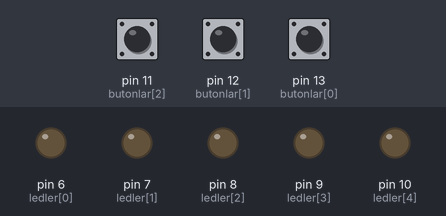
A sketch run on a simulated Arduino Uno, built with avr-gcc and run on an emulated ATmega328P. Parts: output pins drawn as LEDs (lit = HIGH). Dashed ring = blinking. The test bench sets the inputs (shaded band); at power-on: pin 11 (butonlar[2]) LOW, pin 12 (butonlar[1]) LOW, pin 13 (butonlar[0]) LOW.

Above: at 1.2 s.
1.3 s: pin 11 (butonlar[2]) pulled HIGH for 0.15 s
At 1.6 s:
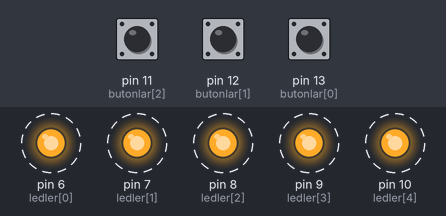
Timing chart, 0 to 12.3 s (numbered marks = the images above; inputs shaded):
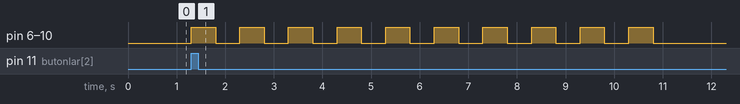

The sketch:

odev1.ino
```cpp
bool basildi=false;   //butona basılıp basılmadığını kontrol etmek
int bekleme=500;
int butonlar[]={13,12,11};
int ledler[]={6,7,8,9,10};

void setup() { //Giriş ve çıkışların belirlendiği reset düğmesine basıldıktan sonra yada program çalıştırıldıktan sonra birkez çalışan mototdur.
  for(int i=0; i<3; i++){  // butonlar dizisindeki pinler giriş olarak ayarlandı
    pinMode(butonlar[i],INPUT);
  }
  for(int i=0; i<5; i++){   // ledler dizisindeki pinler çıkış olarak ayarlandı
    pinMode(ledler[i],OUTPUT);
  }
}

void loop() {   //sonsuz döngü
  if((digitalRead(butonlar[0])) && !basildi){  //hiçbir butona basılmadıysa ve sıfır indisli butonlar dizisindeki pin enerjilendiyse birinci senaryoyu gerçekleştir
    basildi=true;     //butona basıldığı için diğer koşulları gerçekleştirmemesi için boolean değişkenine true değeri atandı
    for(int i=4; i>=0; i--){    //4.indisten başlayarak diğer indislere dolayısıyla pinlere enerji veren döngü yazıldı
      digitalWrite(ledler[i],HIGH);
      delay(bekleme);
    }
    for(int i=0; i<5; i++){   //tüm pinlerin enerjisi kesildi
      digitalWrite(ledler[i],LOW);
  } basildi=false;
  }
  if((digitalRead(butonlar[1])) && !basildi){   //hiçbir butona basılmadıysa ve bir indisli butonlar dizisindeki pin enerjilendiyse ikinci senaryoyu gerçekleştir
    basildi=true;
    for(int i=0; i<5; i++){         //0.indisten başlanarak tüm indislere yani pinlere enerji verildi
      digitalWrite(ledler[i],HIGH);
      delay(bekleme);
    }
    for(int i=0; i<5; i++){
      digitalWrite(ledler[i],LOW);
  } basildi=false;
  }
  if((digitalRead(butonlar[2])) && !basildi){   //hiçbir butona basılmadıysa ve iki indisli butonlar dizisindeki pin enerjilendiyse ikinci senaryoyu gerçekleştir
    basildi=true;
    for(int j=0; j<10; j++){      //alttaki işlemleri 10 kez gerçekleştirmek için yapılan döngü
      for(int i=0; i<5; i++){     //aynı anda çıkış verildi
        digitalWrite(ledler[i],HIGH);
      }
      delay(bekleme);           //bekleme süresince beklendi
      for(int i=0; i<5; i++){   //pinlerin enerjisi kesildi
        digitalWrite(ledler[i],LOW);
      }
      delay(bekleme);
    }
    basildi=false;
  }
}
```

Measured:
- after the input at 1.3 s, pin 6 (ledler[0]), pin 7 (ledler[1]), pin 8 (ledler[2]), pin 9 (ledler[3]), pin 10 (ledler[4]): alternates HIGH for 0.50 s and LOW for 0.50 s, 20 changes in all, then stays LOW, starting at once
